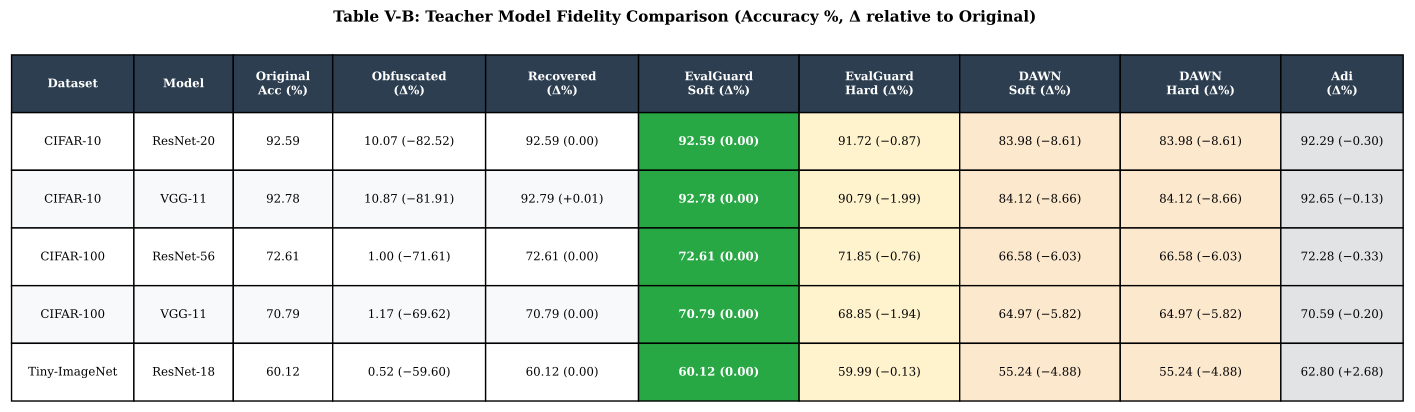

Recreate this plot in Python.
#!/usr/bin/env python3
"""
V-B Fidelity Table
Prints a formatted comparison table to terminal and saves as PDF.
Shows the 5-stage fidelity chain across 3 methods × 3 datasets × 2 models.
Data hardcoded from summary_results_fidelity.txt.
"""
import os
import numpy as np
import matplotlib.pyplot as plt
import matplotlib as mpl
from matplotlib.patches import FancyArrowPatch

os.makedirs('fig', exist_ok=True)

mpl.rcParams['font.family'] = 'serif'
mpl.rcParams['font.serif'] = ['Times New Roman', 'DejaVu Serif', 'serif']
mpl.rcParams['pdf.fonttype'] = 42
mpl.rcParams['ps.fonttype'] = 42

_here = os.path.dirname(os.path.abspath(__file__))

# ── Hardcoded fidelity data (from summary_results_fidelity.txt) ───────────────
# Columns: Dataset, Model, Original, Obfusc(Δ), Recover(Δ),
#          EG-Soft(Δ), EG-Hard(Δ), DAWN-Soft(Δ), DAWN-Hard(Δ), Adi(Δ)
ROWS = [
    ['CIFAR-10',     'ResNet-20', '92.59', '10.07 (−82.52)', '92.59 (0.00)',
     '92.59 (0.00)', '91.72 (−0.87)', '83.98 (−8.61)', '83.98 (−8.61)', '92.29 (−0.30)'],
    ['CIFAR-10',     'VGG-11',    '92.78', '10.87 (−81.91)', '92.79 (+0.01)',
     '92.78 (0.00)', '90.79 (−1.99)', '84.12 (−8.66)', '84.12 (−8.66)', '92.65 (−0.13)'],
    ['CIFAR-100',    'ResNet-56', '72.61',  '1.00 (−71.61)', '72.61 (0.00)',
     '72.61 (0.00)', '71.85 (−0.76)', '66.58 (−6.03)', '66.58 (−6.03)', '72.28 (−0.33)'],
    ['CIFAR-100',    'VGG-11',    '70.79',  '1.17 (−69.62)', '70.79 (0.00)',
     '70.79 (0.00)', '68.85 (−1.94)', '64.97 (−5.82)', '64.97 (−5.82)', '70.59 (−0.20)'],
    ['Tiny-ImageNet','ResNet-18', '60.12',  '0.52 (−59.60)', '60.12 (0.00)',
     '60.12 (0.00)', '59.99 (−0.13)', '55.24 (−4.88)', '55.24 (−4.88)', '62.80 (+2.68)'],
]

HEADERS = [
    'Dataset', 'Model', 'Original\nAcc (%)',
    'Obfuscated\n(Δ%)',
    'Recovered\n(Δ%)',
    'EvalGuard\nSoft (Δ%)',
    'EvalGuard\nHard (Δ%)',
    'DAWN\nSoft (Δ%)',
    'DAWN\nHard (Δ%)',
    'Adi\n(Δ%)',
]

# ── Terminal print ────────────────────────────────────────────────────────────
COL_W = [13, 10, 10, 16, 16, 16, 16, 16, 16, 16]

def print_table():
    sep = '+' + '+'.join('-' * (w + 2) for w in COL_W) + '+'
    hdr_texts = ['Dataset', 'Model', 'Original', 'Obfusc (Δ)',
                 'Recover (Δ)', 'EG Soft (Δ)', 'EG Hard (Δ)',
                 'DAWN Soft (Δ)', 'DAWN Hard (Δ)', 'Adi (Δ)']
    hdr = '| ' + ' | '.join(f'{h:<{w}}' for h, w in zip(hdr_texts, COL_W)) + ' |'

    print('\n' + '=' * (sum(COL_W) + len(COL_W) * 3 + 1))
    print(' Table V-B: Fidelity Comparison (Accuracy %, Δ relative to Original)')
    print('=' * (sum(COL_W) + len(COL_W) * 3 + 1))
    print(sep)
    print(hdr)
    print(sep)
    for row in ROWS:
        line = '| ' + ' | '.join(f'{v:<{w}}' for v, w in zip(row, COL_W)) + ' |'
        print(line)
    print(sep)
    print()
    print('Notes:')
    print('  EvalGuard Soft  : Zero fidelity loss (API returns modified logits, argmax unchanged)')
    print('  EvalGuard Hard  : < 2% fidelity loss (BGS trigger insertion)')
    print('  DAWN Soft/Hard  : 6–9% fidelity loss (label flipping at r_w=10%)')
    print('  Adi (Backdoor)  : Minimal loss, but FAILS detection (see Table V-C baseline)')
    print()

print_table()

# ── PDF Table ─────────────────────────────────────────────────────────────────
fig, ax = plt.subplots(figsize=(18, 4.5))
ax.axis('off')

cell_data = [row for row in ROWS]

table = ax.table(
    cellText=cell_data,
    colLabels=HEADERS,
    cellLoc='center',
    loc='center',
    bbox=[0, 0, 1, 1],
)
table.auto_set_font_size(False)
table.set_fontsize(8.5)

# Adjust column widths
col_widths = [0.08, 0.065, 0.065, 0.10, 0.10, 0.105, 0.105, 0.105, 0.105, 0.08]
for ci, w in enumerate(col_widths):
    for ri in range(len(ROWS) + 1):
        table[ri, ci].set_width(w)

# Color header row
for ci in range(len(HEADERS)):
    cell = table[0, ci]
    cell.set_facecolor('#2c3e50')
    cell.set_text_props(color='white', fontweight='bold')

# Color coding: EvalGuard columns (5,6) = light green, DAWN (7,8) = light orange, Adi (9) = light gray
method_colors = {5: '#d4edda', 6: '#fff3cd', 7: '#fce8cd', 8: '#fce8cd', 9: '#e2e3e5'}
for ri in range(1, len(ROWS) + 1):
    for ci, color in method_colors.items():
        table[ri, ci].set_facecolor(color)
    # Alternate row base color for readability
    if ri % 2 == 0:
        for ci in range(5):
            table[ri, ci].set_facecolor('#f8f9fa')

# Special: EvalGuard Soft rows should be bright green (0.00% delta)
for ri in range(1, len(ROWS) + 1):
    if '0.00' in ROWS[ri - 1][5]:   # EG Soft has 0 delta
        table[ri, 5].set_facecolor('#28a745')
        table[ri, 5].set_text_props(color='white', fontweight='bold')

fig.suptitle('Table V-B: Teacher Model Fidelity Comparison (Accuracy %, Δ relative to Original)',
             fontsize=11, fontweight='bold', y=0.98)

out_path = os.path.join(_here, 'table1_fidelity.pdf')
fig.savefig(out_path, bbox_inches='tight', dpi=200)
print(f"Saved: {out_path}")
